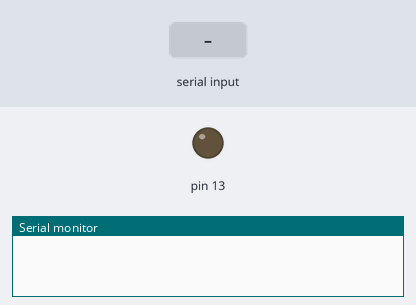
Bench run of a sketch on a simulated Arduino Uno, built with avr-gcc and run on an emulated ATmega328P. Parts: output pins drawn as LEDs (lit = HIGH), the last lines printed to the serial monitor. Inputs (shaded band) come from the test bench.

Above: at 1.2 s.
1.3 s: "LED_ON\n" received over Serial
At 2.2 s:
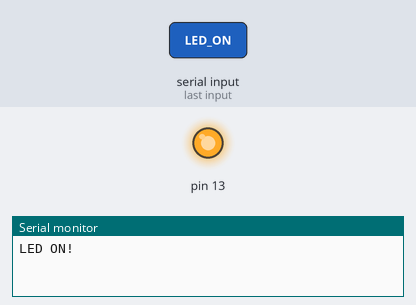
2.8 s: "LED_OFF\n" received over Serial
At 3.4 s:
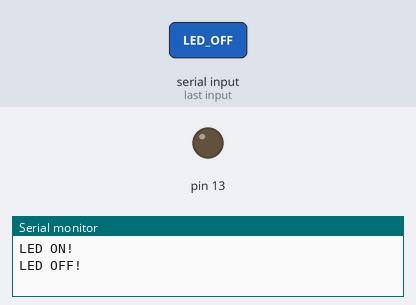
Timing chart, 0 to 5.8 s (numbered marks = the images above; inputs shaded):
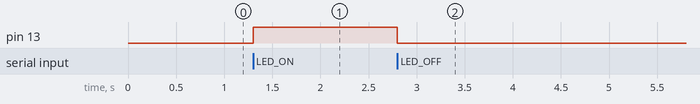

The sketch:

ex06_onoff.ino
```cpp
int loop_val = 0;
void setup() {
  // put your setup code here, to run once:
  Serial.begin(115200);

  pinMode(13,OUTPUT);

}

void loop() {
  // led 0 and led 4 together and go back
  //

  String data;

  if(Serial.available()>0)
  {
    data=Serial.readStringUntil('\n');
    if (data == "LED_ON"){
      Serial.println("LED ON!");
      digitalWrite(13, HIGH);
    }
    else if(data == "LED_OFF"){
      Serial.println("LED OFF!");
      digitalWrite(13,LOW);
    }
    else{
      Serial.println("Wrong input");
    }
  }

}
```

Measured:
- after the input at 1.3 s, pin 13: LOW → HIGH at once
- after the input at 2.8 s, pin 13: HIGH → LOW at once
